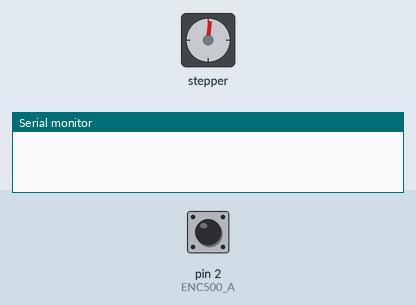
The sketch below on a simulated Arduino Uno, built with avr-gcc and run on an emulated ATmega328P. On the bench: stepper motor, the last lines printed to the serial monitor. The test bench sets the inputs (shaded band); at power-on: pin 2 (ENC500_A) HIGH. Stepper angles assume 3200 steps per turn.

Above: at 0.15 s.
At 9.85 s:
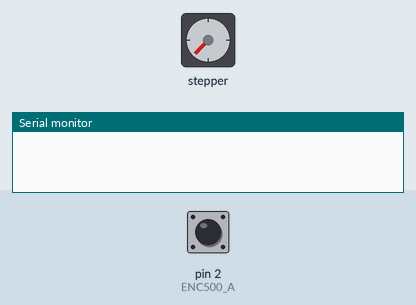
At 19.86 s:
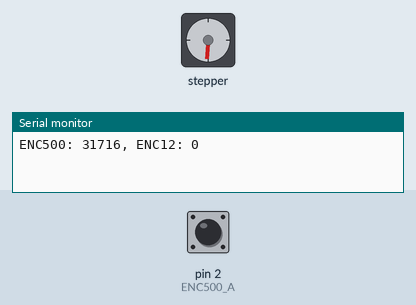
At 39.57 s:
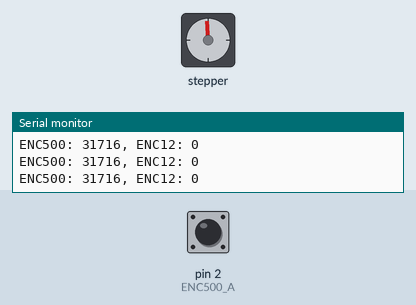
Timing chart, 0 to 40.0 s (numbered marks = the images above):
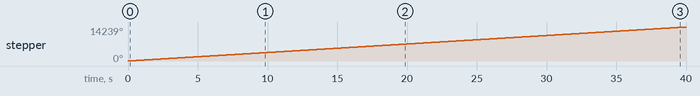

The sketch:

slave.ino
```cpp
// UART
#include <SoftwareSerial.h>
#define myRX 6
#define myTX 7
SoftwareSerial mySerial(myRX, myTX);

//MOTOR
#include <A4988.h>
const int MOTOR_STEPS = 200;
const int DIR   = 8;
const int STEP  = 9;
A4988 stepper(MOTOR_STEPS, DIR, STEP);
double  rpm = 60;
int microsteps  = 16;

//ENC500
byte  ENC500_A  = 2;
byte  ENC500_B  = 3;
byte  ENC500_Z  = 4;
int enc500_cnt  = 0;
int enc500_rot_cnt = 0;

//ENC12
int enc12_cnt = 0;

// Setup
void setup() {
  Serial.begin(9600);
  Serial.setTimeout(1);
  mySerial.begin(9600);
  mySerial.setTimeout(1);

  stepper.begin(rpm, microsteps);

  pinMode(ENC500_A, INPUT_PULLUP);
  pinMode(ENC500_B, INPUT_PULLUP);
  pinMode(ENC500_Z, INPUT_PULLUP);
  attachInterrupt(digitalPinToInterrupt(ENC500_A), enc500_pluse, RISING);
}

// メイン
void loop() {
  //スレーブENCのカウントをマスタに送信
  serial_write(enc500_cnt);

  //マスタENCの値でモータ制御
  enc500_cnt = serial_read();
  stepper.move(enc500_cnt);

  // シリアルモニタに表示
  Serial.println("ENC500: "+String(enc500_cnt)+", ENC12: "+String(enc12_cnt));
}

//ENC500割り込み
void enc500_pluse() {
  if (digitalRead(ENC500_B) == 0) {
    enc500_cnt++;
    if (digitalRead(ENC500_Z) == 0) {
      enc500_rot_cnt++;
    }
  }
  else {
    enc500_cnt--;
    if (digitalRead(ENC500_Z) == 0) {
      enc500_rot_cnt--;
    }
  }
}

//シリアルデータ読み込み
int serial_read(void){
  //受信データがある場合if内を処理
  if (Serial.available() > 0) {
    int val = Serial.parseInt();     //文字列データを数値に変換
    while (Serial.available() > 0) { //受信バッファクリア
      char t = Serial.read();
    }
    return val;
  }
  mySerial.listen();
  if (mySerial.available() > 0) {
    int val = mySerial.parseInt();
    while (mySerial.available() > 0) {
      char t = mySerial.read();
    }
    return val;
  }
}

//シリアルデータ書き込み
void serial_write(int cnt_data){
  mySerial.listen();
  mySerial.println(cnt_data);
}
```

Measured:
- by itself, stepper: keeps turning clockwise at about 356°/s
